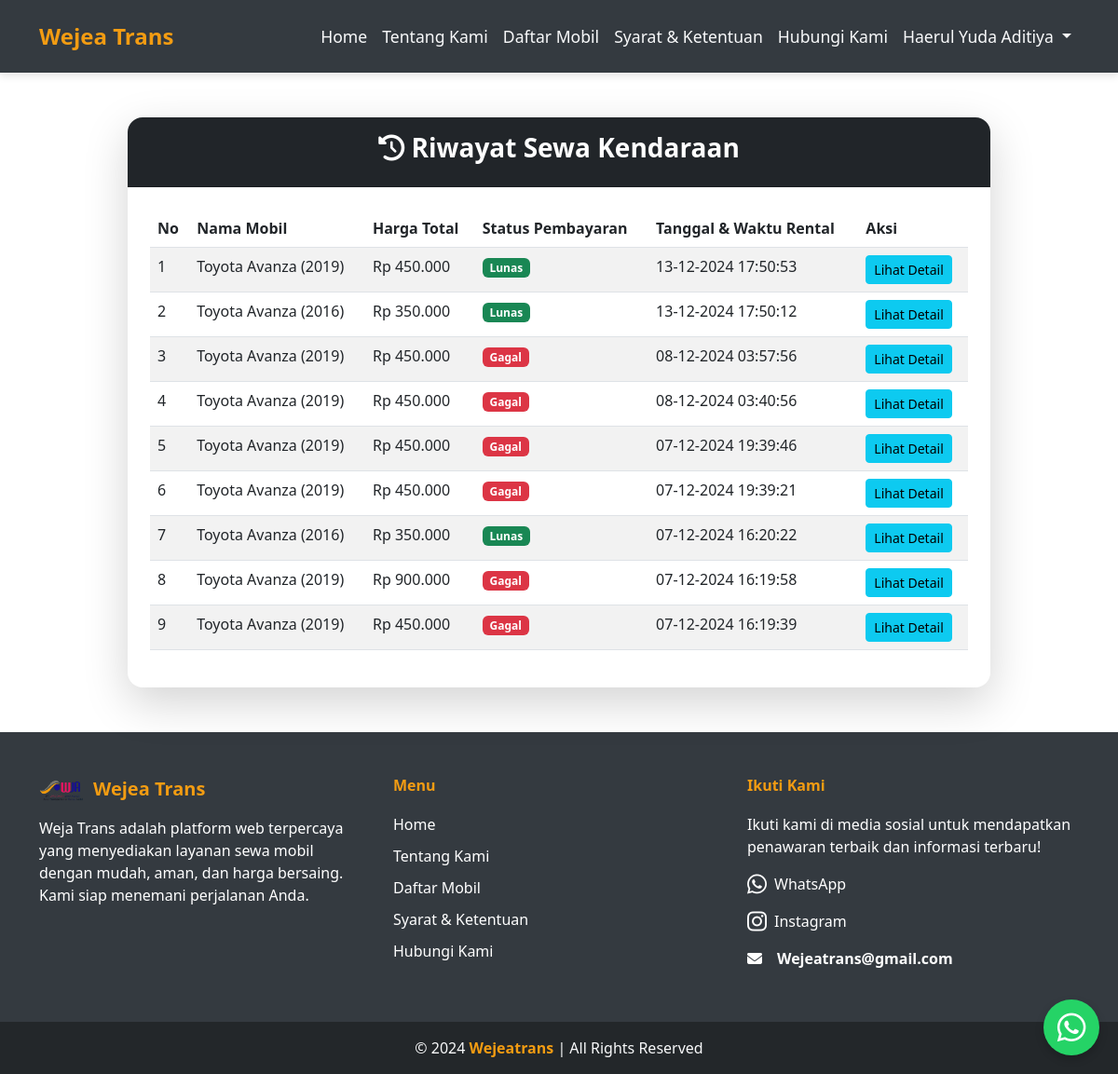
The page /riwayat_sewa.php (signed in) on the database as committed earlier.
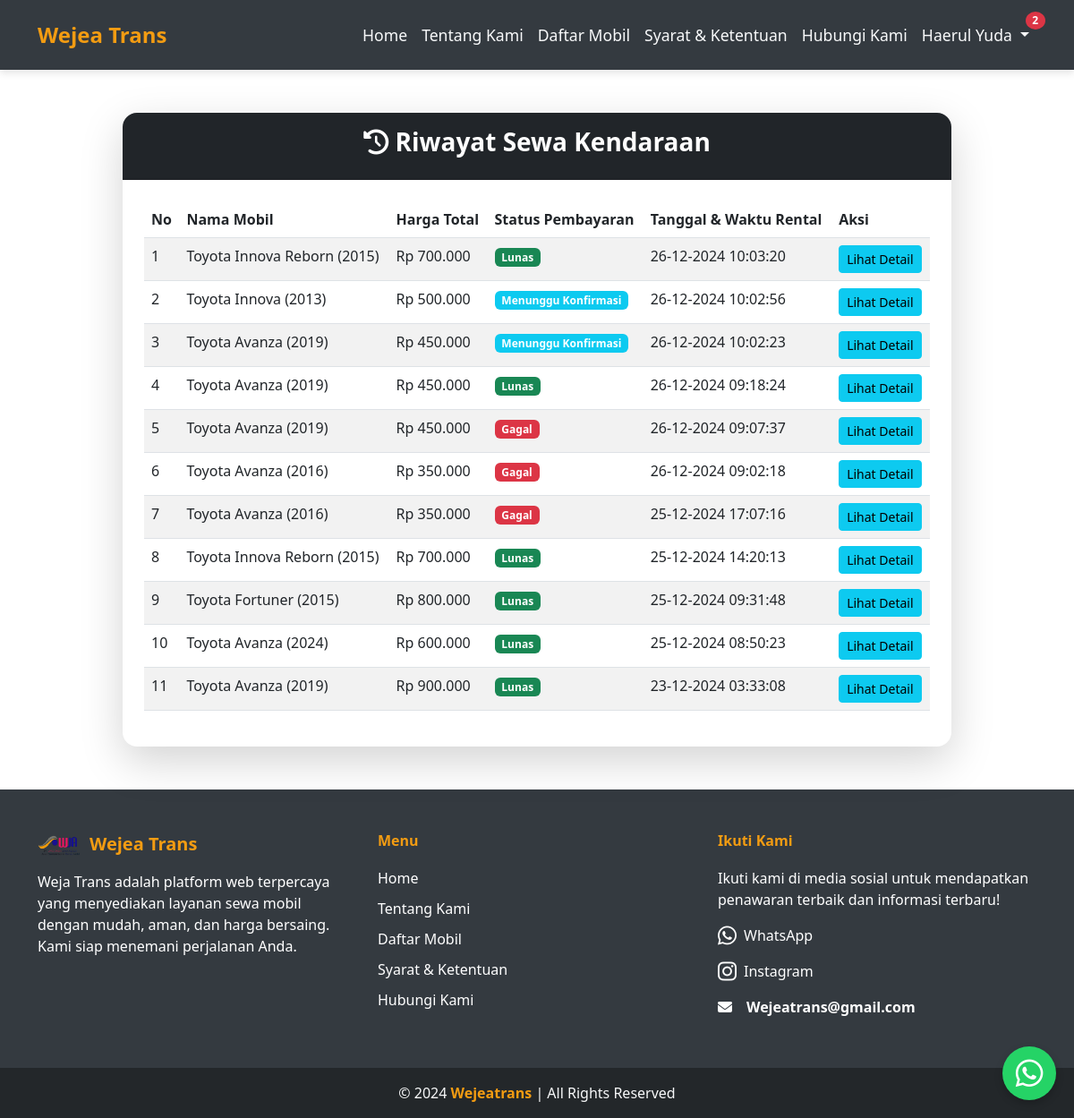
The same page on the database as committed later.
### tables this page shows
CREATE TABLE `rentals` (
  `rental_id` int(11) NOT NULL,
  `user_id` int(11) NOT NULL,
  `car_id` int(11) NOT NULL,
  `order_id` varchar(50) NOT NULL,
  `start_date` date NOT NULL,
  `end_date` date NOT NULL,
  `duration` int(11) NOT NULL,
  `total_price` decimal(10,2) NOT NULL,
  `payment_status` enum('pending','verification','paid','failed') NOT NULL DEFAULT 'pending',
  `created_at` timestamp NOT NULL DEFAULT current_timestamp(),
  `updated_at` timestamp NOT NULL DEFAULT current_timestamp() ON UPDATE current_timestamp()
);

CREATE TABLE `cars` (
  `car_id` int(11) NOT NULL,
  `model` varchar(100) NOT NULL,
  `brand` varchar(50) NOT NULL,
  `year` int(11) NOT NULL,
  `transmission` enum('manual','matic') NOT NULL,
  `image` varchar(255) NOT NULL,
  `price_24_hours` decimal(10,2) NOT NULL,
  `status` enum('tersedia','dipesan','dalam_perawatan') NOT NULL,
  `created_at` timestamp NOT NULL DEFAULT current_timestamp()
);

### classes/RentalHistory.php (the view)
<?php
class RentalHistory {
    private $conn;
    private $user_id;
    public function __construct($conn, $user_id) {
        $this->conn = $conn;
        $this->user_id = $user_id;
    }
    public function getRentals() {
        $query = "SELECT rentals.order_id,
                         cars.model,
                         cars.brand,
                         cars.year,
                         cars.price_24_hours,
                         rentals.start_date,
                         rentals.end_date,
                         rentals.payment_status,
                         rentals.created_at
                  FROM rentals
                  JOIN cars ON rentals.car_id = cars.car_id
                  WHERE rentals.user_id = '$this->user_id'
                  ORDER BY rentals.created_at DESC";
        $result = mysqli_query($this->conn, $query);
        if ($result) {
            return mysqli_fetch_all($result, MYSQLI_ASSOC);
        } else {
            return null;
        }
    }
    public function calculateTotalPrice($price_per_day, $start_date, $end_date) {
        $start_date = new DateTime($start_date);
        $end_date = new DateTime($end_date);
        $interval = $start_date->diff($end_date);
        $duration = $interval->days;
        return $duration * $price_per_day;
    }
    public function displayRentals($rentals) {
        if (empty($rentals)) {
            echo '<div class="alert alert-info" role="alert">Anda belum pernah melakukan penyewaan kendaraan.</div>';
        } else {
            echo '<div class="table-responsive">
                    <table class="table table-striped">
                        <thead>
                            <tr>
                                <th>No</th>
                                <th>Nama Mobil</th>
                                <th>Harga Total</th>
                                <th>Status Pembayaran</th>
                                <th>Tanggal & Waktu Rental</th>
                                <th>Aksi</th>
                            </tr>
                        </thead>
                        <tbody>';
            $no = 1;
            foreach ($rentals as $rental) {
                if ($rental['payment_status'] == 'pending') {
                    continue;
                }
                $total_price = $this->calculateTotalPrice($rental['price_24_hours'], $rental['start_date'], $rental['end_date']);
                echo '<tr>';
                echo '<td>' . $no++ . '</td>';
                echo '<td>' . htmlspecialchars($rental['brand']) . ' ' . htmlspecialchars($rental['model']) . ' (' . htmlspecialchars($rental['year']) . ')</td>';
                echo '<td>Rp ' . number_format($total_price, 0, ',', '.') . '</td>';
                echo '<td>';
                if ($rental['payment_status'] == 'paid') {
                    echo '<span class="badge bg-success">Lunas</span>';
                } elseif ($rental['payment_status'] == 'verification') {
                    echo '<span class="badge bg-info">Menunggu Konfirmasi</span>';
                } else {
                    echo '<span class="badge bg-danger">Gagal</span>';
                }
                echo '</td>';
                echo '<td>' . (new DateTime($rental['created_at']))->format('d-m-Y H:i:s') . '</td>';
                echo '<td>';
                if ($rental['payment_status'] == 'pending') {
                    echo '<a href="invoice.php?id=' . htmlspecialchars($rental['order_id']) . '" class="btn btn-info btn-sm">Lihat Detail</a>';
                } else {
                    echo '<a href="invoice.php?id=' . htmlspecialchars($rental['order_id']) . '" class="btn btn-info btn-sm">Lihat Detail</a>';
                }
                echo '</td>';
                echo '</tr>';
            }
            echo '</tbody></table></div>';
        }
    }
}
?>

### includes/header.php (shortened to what this page needs)
<?php
require 'config/config.php';
$new_notifications = 0;
if (isset($_SESSION['user_id'])) {
    $user_id = $_SESSION['user_id'];
    $sql_count_notifications = "SELECT COUNT(*) AS new_notifications
                                FROM rentals
                                WHERE user_id = '$user_id'
                                AND payment_status = 'verification'";
    $result_notifications = mysqli_query($conn, $sql_count_notifications);
    if ($result_notifications) {
        $row_notifications = mysqli_fetch_assoc($result_notifications);
        $new_notifications = $row_notifications['new_notifications'];
    }
}
$current_page = basename($_SERVER['PHP_SELF']);
?>
<!DOCTYPE html>
<html lang="en">
<head>
  <link rel="stylesheet" href="./assets/style.css">
  <link href="https://cdn.jsdelivr.net/npm/bootstrap@5.3.0/dist/css/bootstrap.min.css" rel="stylesheet">
  <link rel="stylesheet" href="https://cdnjs.cloudflare.com/ajax/libs/font-awesome/6.6.0/css/all.min.css">
  <link rel="stylesheet" href="https://cdnjs.cloudflare.com/ajax/libs/aos/2.3.4/aos.css">
</head>
<body>
<nav class="navbar navbar-expand-lg" data-aos="fade-down" data-aos-duration="1000">
  <div class="container">
    <a class="navbar-brand" href="./index.php">Wejea Trans</a>
    <div class="collapse navbar-collapse" id="navbarNav">
      <ul class="navbar-nav ms-auto">
        <li class="nav-item">
          <a class="nav-link <?= ($current_page == 'index.php') ? 'active' : ''; ?>" href="./index.php">Home</a>
        </li>
        <li class="nav-item">
          <a class="nav-link <?= ($current_page == 'about.php') ? 'active' : ''; ?>" href="./about.php">Tentang Kami</a>
        </li>
        <li class="nav-item">
          <a class="nav-link <?= ($current_page == 'daftar_mobil.php') ? 'active' : ''; ?>" href="./daftar_mobil.php">Daftar Mobil</a>
        </li>
        <li class="nav-item">
          <a class="nav-link <?= ($current_page == 'syarat.php') ? 'active' : ''; ?>" href="./syarat.php">Syarat & Ketentuan</a>
        </li>
        <li class="nav-item">
          <a class="nav-link <?= ($current_page == 'contact.php') ? 'active' : ''; ?>" href="./contact.php">Hubungi Kami</a>
        </li>
        <?php if (isset($_SESSION['user_id']) && isset($_SESSION['user_name'])): ?>
            <li class="nav-item dropdown">
                <?php
                $display_name = (strlen($_SESSION['user_name']) > 20) ? substr($_SESSION['user_name'], 0, 20) . '...' : $_SESSION['user_name'];
                ?>
                <a
                    class="nav-link dropdown-toggle"
                    href="#"
                    id="navbarDropdown"
                    role="button"
                    data-bs-toggle="dropdown"
                    aria-expanded="false"
                    style="color: #f8f9fa; font-size: 1.1rem; transition: color 0.3s ease;"
                    title="<?= htmlspecialchars($_SESSION['user_name']); ?>">
                    <?= htmlspecialchars($display_name); ?>
                    <?php if ($new_notifications > 0): ?>
                        <span class="badge bg-danger rounded-circle" style="font-size: 0.75rem; position: absolute; top: -5px; right: -10px;"><?= $new_notifications; ?></span>
                    <?php endif; ?>
                </a>
            </li>
        <?php else: ?>
            <li class="nav-item">
                <a class="nav-link <?= ($current_page == 'login.php') ? 'active' : ''; ?>" href="./forms/login.php">Login</a>
            </li>
        <?php endif; ?>
      </ul>
    </div>
  </div>
</nav>

### riwayat_sewa.php (shortened to what this page needs)
<?php
require 'includes/header.php';
require 'config/config.php';
require 'classes/RentalHistory.php';
$user_id = $_SESSION['user_id'];
$rentalHistory = new RentalHistory($conn, $user_id);
$rentals = $rentalHistory->getRentals();
?>
<div class="container py-5">
    <div class="row justify-content-center">
        <div class="col-lg-10">
            <div class="card shadow-lg border-0 rounded-4">
                <div class="card-header bg-dark text-white text-center py-3 rounded-top-4">
                    <h3 class="fw-bold"><i class="fas fa-history"></i> Riwayat Sewa Kendaraan</h3>
                </div>
                <div class="card-body p-4">
                    <?php $rentalHistory->displayRentals($rentals); ?>
                </div>
            </div>
        </div>
    </div>
</div>
<?php
require 'includes/footer.php';
?>

### includes/footer.php (shortened to what this page needs)
<section id="contact" class="py-5" style="background-color: #343a40; color: #ffffff;">
  <div class="container">
    <div class="row align-items-start">
      <div class="col-md-4 mb-4 mb-md-0" data-aos="fade-up" data-aos-duration="1000">
        <div class="d-flex align-items-center mb-3">
          <img src="img/logo.png" alt="Logo" class="me-2 logo-small" style="width: 50px; height: auto;">
          <h5 class="fw-bold mb-0" style="color: #f39c12;">Wejea Trans</h5>
        </div>
        <p>Weja Trans adalah platform web terpercaya yang menyediakan layanan sewa mobil dengan mudah, aman, dan harga bersaing. Kami siap menemani perjalanan Anda.</p>
      </div>
      <div class="col-md-4 mb-4 mb-md-0" data-aos="fade-up" data-aos-duration="1200">
        <h6 class="fw-bold" style="color: #f39c12;">Menu</h6>
        <ul class="list-unstyled">
          <li><a href="./index.php" class="text-white text-decoration-none">Home</a></li>
          <li><a href="./about.php" class="text-white text-decoration-none">Tentang Kami</a></li>
          <li><a href="./daftar_mobil.php" class="text-white text-decoration-none">Daftar Mobil</a></li>
          <li><a href="./syarat.php" class="text-white text-decoration-none">Syarat & Ketentuan</a></li>
          <li><a href="./contact.php" class="text-white text-decoration-none">Hubungi Kami</a></li>
        </ul>
      </div>
      <div class="col-md-4" data-aos="fade-up" data-aos-duration="1400">
        <h6 class="fw-bold" style="color: #f39c12;">Ikuti Kami</h6>
        <p>Ikuti kami di media sosial untuk mendapatkan penawaran terbaik dan informasi terbaru!</p>
        <div class="d-flex align-items-start gap-3 flex-column">
          <a href="https://wa.me/6289609317309?text=Halo%20Wejea%20Trans,%20saya%20ingin%20bertanya%20tentang%20layanan%20rental%20mobil."
            target="_blank"
            class="d-flex align-items-center text-white text-decoration-none gap-2">
            <i class="fab fa-whatsapp fs-4"></i>
            <span>WhatsApp</span>
          </a>
          <a href="https://www.instagram.com/wejeatrans"
            target="_blank"
            class="d-flex align-items-center text-white text-decoration-none gap-2">
            <i class="fab fa-instagram fs-4"></i>
            <span>Instagram</span>
          </a>
          <a href="mailto:Wejeatrans@gmail.com"
            target="_blank"
            class="d-flex align-items-center text-white text-decoration-none gap-2">
            <i class="fas fa-envelope me-2"></i>
            <strong>Wejeatrans@gmail.com</strong>
          </a>
        </div>
      </div>
    </div>
  </div>
</section>
<footer class="text-center py-3" style="background-color: #23272a; color: #f8f9fa;">
  © 2024 <strong style="color: #f39c12;">Wejeatrans</strong> | All Rights Reserved
</footer>
<a href="https://wa.me/6289609317309?text=Halo%20Wejea%20Trans,%20saya%20ingin%20bertanya%20tentang%20layanan%20rental%20mobil."
   target="_blank"
   class="whatsapp-floating-icon">
   <i class="fab fa-whatsapp"></i>
</a>

### assets/style.css (style rules this page uses)
#contact { background-color: #6c757d; color: #ffffff; padding: 50px 0; }
footer { background-color: #343a40; }
#contact h6 { font-weight: bold; margin-bottom: 20px; }
#contact ul { padding: 0; list-style: none; }
#contact ul li { margin-bottom: 10px; }
.logo-small { width: 50px; height: auto; }

### includes/header.php (style rules this page uses)
.navbar { background: #343a40; box-shadow: 0px 4px 8px rgba(0, 0, 0, 0.1); padding: 1rem 0; z-index: 1040; position: relative; }
.navbar-brand { font-size: 1.5rem; color: #f39c12 !important; font-weight: bold; }
.nav-link { font-size: 1.1rem; color: #f8f9fa !important; transition: color 0.3s ease, transform 0.3s ease; }

### includes/footer.php (style rules this page uses)
.whatsapp-floating-icon { position: fixed; bottom: 20px; right: 20px; background-color: #25D366; border-radius: 50%; padding: 15px; box-shadow: 0 4px 10px rgba(0, 0, 0, 0.2); font-size: 30px; color: white; z-index: 9999; transition: all 0.3s ease; width: 60px; height: 60px; display: flex; justify-content: center; align-items: center; text-decoration: none; border: none; outline: none; }
.whatsapp-floating-icon i { margin: 0; font-size: 35px; }

Rows that differ between the two databases and show on the page:
removed rentals: car.brand "Toyota", car.model "Avanza", car.year "2019", total_price "450.000", payment_status "Lunas", created_at "13-12-2024 17:50:53"
removed rentals: car.brand "Toyota", car.model "Avanza", car.year "2016", total_price "350.000", payment_status "Lunas", created_at "13-12-2024 17:50:12"
removed rentals: car.brand "Toyota", car.model "Avanza", car.year "2019", total_price "450.000", payment_status "Gagal", created_at "08-12-2024 03:57:56"
removed rentals: car.brand "Toyota", car.model "Avanza", car.year "2019", total_price "450.000", payment_status "Gagal", created_at "08-12-2024 03:40:56"
removed rentals: car.brand "Toyota", car.model "Avanza", car.year "2019", total_price "450.000", payment_status "Gagal", created_at "07-12-2024 19:39:46"
removed rentals: car.brand "Toyota", car.model "Avanza", car.year "2019", total_price "450.000", payment_status "Gagal", created_at "07-12-2024 19:39:21"
removed rentals: car.brand "Toyota", car.model "Avanza", car.year "2016", total_price "350.000", payment_status "Lunas", created_at "07-12-2024 16:20:22"
removed rentals: car.brand "Toyota", car.model "Avanza", car.year "2019", total_price "900.000", payment_status "Gagal", created_at "07-12-2024 16:19:58"
removed rentals: car.brand "Toyota", car.model "Avanza", car.year "2019", total_price "450.000", payment_status "Gagal", created_at "07-12-2024 16:19:39"
added rentals: car.brand "Toyota", car.model "Innova Reborn", car.year "2015", total_price "700.000", payment_status "Lunas", created_at "26-12-2024 10:03:20"
added rentals: car.brand "Toyota", car.model "Innova", car.year "2013", total_price "500.000", payment_status "Menunggu Konfirmasi", created_at "26-12-2024 10:02:56"
added rentals: car.brand "Toyota", car.model "Avanza", car.year "2019", total_price "450.000", payment_status "Menunggu Konfirmasi", created_at "26-12-2024 10:02:23"
added rentals: car.brand "Toyota", car.model "Avanza", car.year "2019", total_price "450.000", payment_status "Lunas", created_at "26-12-2024 09:18:24"
added rentals: car.brand "Toyota", car.model "Avanza", car.year "2019", total_price "450.000", payment_status "Gagal", created_at "26-12-2024 09:07:37"
added rentals: car.brand "Toyota", car.model "Avanza", car.year "2016", total_price "350.000", payment_status "Gagal", created_at "26-12-2024 09:02:18"
added rentals: car.brand "Toyota", car.model "Avanza", car.year "2016", total_price "350.000", payment_status "Gagal", created_at "25-12-2024 17:07:16"
added rentals: car.brand "Toyota", car.model "Innova Reborn", car.year "2015", total_price "700.000", payment_status "Lunas", created_at "25-12-2024 14:20:13"
added rentals: car.brand "Toyota", car.model "Fortuner", car.year "2015", total_price "800.000", payment_status "Lunas", created_at "25-12-2024 09:31:48"
added rentals: car.brand "Toyota", car.model "Avanza", car.year "2024", total_price "600.000", payment_status "Lunas", created_at "25-12-2024 08:50:23"
added rentals: car.brand "Toyota", car.model "Avanza", car.year "2019", total_price "900.000", payment_status "Lunas", created_at "23-12-2024 03:33:08"
Other text that changed with them:
$display_name: "Haerul Yuda Aditiya" → "Haerul Yuda"
$new_notifications: (not shown) → "2"
